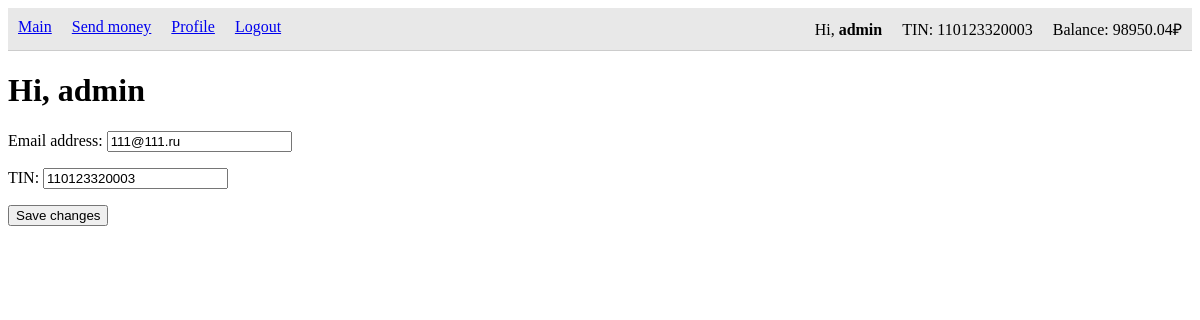
The page /profile/ (signed in) on the database its author committed.
### app_users/models.py (models this page shows, shortened)
class CustomUser(AbstractUser):
    tin = models.CharField(unique=True, max_length=12, verbose_name='TIN')
    balance = models.DecimalField(max_digits=12, decimal_places=2, verbose_name='Balance', default=0)

### app_users/views.py (the view)
# urls.py: path('profile/', UserProfileView.as_view(), name='user_profile_url'),
class UserProfileView(LoginRequiredMixin, UpdateView):
    model = CustomUser
    form_class = CustomUserChangeForm
    template_name = 'users/profile.html'
    def get_object(self):
        return self.request.user

### app_users/forms.py
class CustomUserChangeForm(UserChangeForm):
    password = None
    class Meta:
        model = CustomUser
        fields = ['email', 'tin']

### templates/users/profile.html (shortened to what this page needs)
{% extends 'base.html' %}
{% block h1 %}Hi, {{ user.username}}{% endblock %}
{% block content %}
    <form action="." method="post">{% csrf_token %}
        {{ form.as_p }}
        <button type="submit">Save changes</button>
    </form>
{% endblock %}

### templates/base.html (shortened to what this page needs)
{% load static %}
<!DOCTYPE html>
<html lang="en">
<head>
    <link rel="stylesheet" href="{% static 'css/style.css' %}">
    <link href="https://cdn.jsdelivr.net/npm/select2@4.1.0-rc.0/dist/css/select2.min.css" rel="stylesheet" />
</head>
<body>
{% if user.is_authenticated %}
    <nav>
        <ul style="float: left;">
            <li><a href="{% url 'main_url' %}">Main</a></li>
            <li><a href="{% url 'send_money_url' %}">Send money</a></li>
            <li><a href="{% url 'user_profile_url' %}">Profile</a></li>
            <li><a href="{% url 'user_logout_url' %}">Logout</a></li>
        </ul>
        <ul style="float: right;">
            <li>Hi, <strong>{{ user.username }}</strong></li>
            <li>TIN: {{ user.tin }}</li>
            <li>Balance: {{ user.balance }}₽</li>
        </ul>
    </nav>
{% endif %}
    <h1>{% block h1 %}{% endblock %}</h1>
{% block content %}
{% endblock %}
</body>
</html>

### static/css/style.css (style rules this page uses)
nav { display: flow-root; background: #e8e8e8; border-bottom: 1px solid #ccc; }
nav ul { margin: 0; padding-inline-start: 0; }
nav li { list-style-type: none; display: table-cell; padding: 10px; }

### rows shown on the page
CustomUser: username "admin", tin "110123320003", balance "98950.04", email "111@111.ru"
